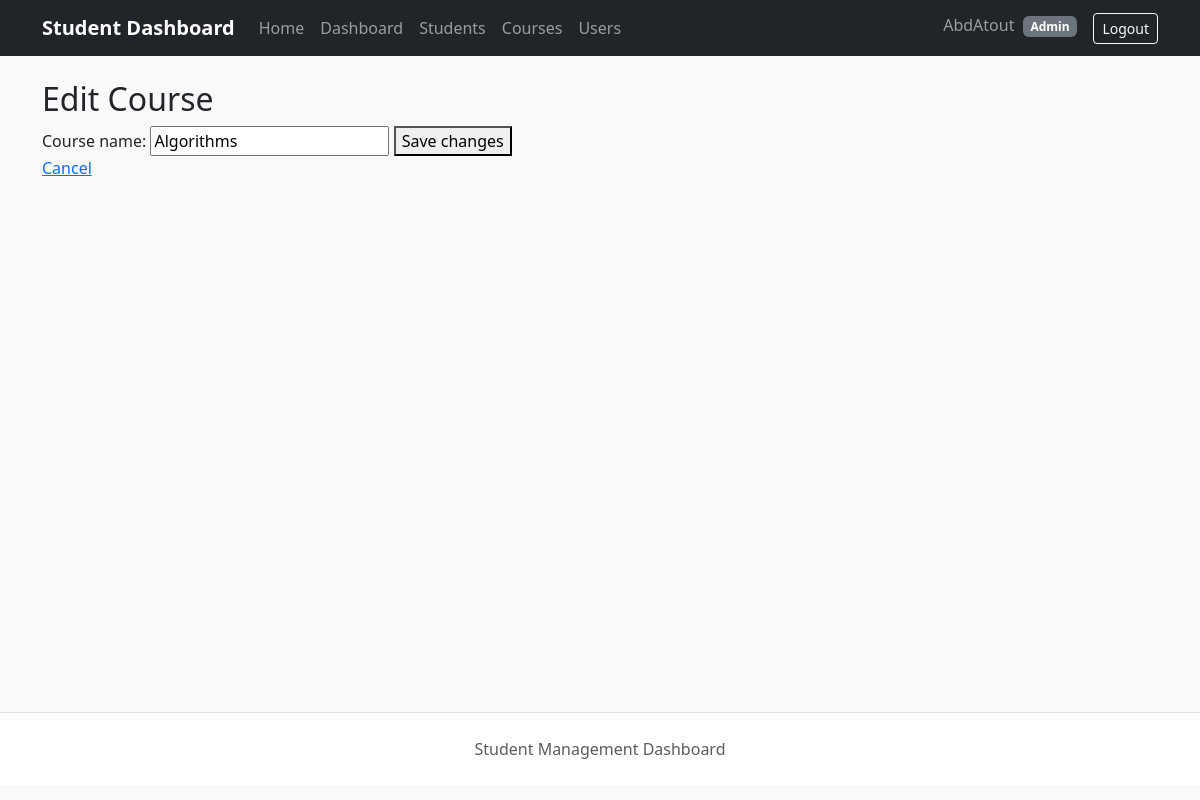
/courses/4/edit (signed in), run on the app's committed database.
### app/models/user.py (models this page shows, shortened)
class User(UserMixin, db.Model):
    __tablename__ = "users"
    id = db.Column(
        db.Integer,
        primary_key=True,
    )
    username = db.Column(
        db.String(100),
        unique=True,
        nullable=False,
    )
    role = db.Column(
        db.String(20),
        nullable=False,
        default="student",
        server_default="student",
    )
    profile_picture = db.Column(
        db.String(255),
        nullable=True,
        default=None,
    )
    profile_picture = db.Column(
        db.String(255),
        nullable=True,
        default=None,
    )
    password_hash = db.Column(
        db.String(255),
        nullable=False,
    )

### app/models/course.py (models this page shows)
class Course(db.Model):
    __tablename__ = "courses"
    id = db.Column(
        db.Integer,
        primary_key=True,
    )
    name = db.Column(
        db.String(100),
        unique=True,
        nullable=False,
    )
    students = db.relationship(
        "Student",
        secondary=student_courses,
        back_populates="courses",
        passive_deletes=True,
    )

### app/routes/courses.py (the view, shortened to what this page needs)
@courses_bp.route(
    "/courses/<int:course_id>/edit",
    methods=["GET", "POST"],
)
@roles_required("admin", "instructor")
def edit_course(course_id):
    course = db.session.get(Course, course_id)
    if course is None:
        abort(404)
    error = None
    return render_template(
        "edit_course.html",
        course=course,
        error=error,
    )

### app/utils/auth.py (called while the page is built)
def roles_required(*allowed_roles):
    def decorator(view):
        @wraps(view)
        @login_required
        def wrapped_view(*args, **kwargs):
            if current_user.role not in allowed_roles:
                abort(403)
            return view(*args, **kwargs)
        return wrapped_view
    return decorator

### app/templates/edit_course.html (shortened to what this page needs)
{% extends "base.html" %}
{% block content %}
<h2>Edit Course</h2>
<form method="POST">
    <label for="name">Course name:</label>
    <input
        type="text"
        id="name"
        name="name"
        value="{{ course.name }}"
        required
    >
    <button type="submit">Save changes</button>
</form>
<p>
    <a href="{{ url_for(
        'courses.course_detail',
        course_id=course.id
    ) }}">
        Cancel
    </a>
</p>
{% endblock %}

### app/templates/base.html (shortened to what this page needs)
<!DOCTYPE html>
<html lang="en">
<head>
    <link
        href="https://cdn.jsdelivr.net/npm/bootstrap@5.3.3/dist/css/bootstrap.min.css"
        rel="stylesheet"
    >
    <link
        rel="stylesheet"
        href="{{ url_for('static', filename='css/style.css') }}"
    >
</head>
<body class="bg-light">
    <nav class="navbar navbar-expand-lg navbar-dark bg-dark">
        <div class="container">
            <a
                class="navbar-brand fw-bold"
                href="{{ url_for('students.home') }}"
            >
                Student Dashboard
            </a>
            <div
                class="collapse navbar-collapse"
                id="mainNavbar"
            >
                <ul class="navbar-nav me-auto mb-2 mb-lg-0">
                    <li class="nav-item">
                        <a
                            class="nav-link"
                            href="{{ url_for('students.home') }}"
                        >
                            Home
                        </a>
                    </li>
                    {% if current_user.is_authenticated %}
                        <li class="nav-item">
                            <a
                                class="nav-link"
                                href="{{ url_for('auth.dashboard') }}"
                            >
                                Dashboard
                            </a>
                        </li>
                        <li class="nav-item">
                            <a
                                class="nav-link"
                                href="{{ url_for('students.student_list') }}"
                            >
                                Students
                            </a>
                        </li>
                        <li class="nav-item">
                            <a
                                class="nav-link"
                                href="{{ url_for('courses.course_list') }}"
                            >
                                Courses
                            </a>
                        </li>
                        {% if current_user.role == "admin" %}
                        <li class="nav-item">
                            <a
                                class="nav-link"
                                href="{{ url_for('users.user_list') }}"
                            >
                                Users
                            </a>
                        </li>
                        {% endif %}
                    {% endif %}
                </ul>
                <ul class="navbar-nav">
                    {% if current_user.is_authenticated %}
                        <li class="nav-item">
                            <span class="navbar-text me-3">
                                {{ current_user.username }}
                                <span class="badge bg-secondary ms-1">
                                    {{ current_user.role|capitalize }}
                                </span>
                            </span>
                        </li>
                        <li class="nav-item">
                            <a
                                class="btn btn-outline-light btn-sm"
                                href="{{ url_for('auth.logout') }}"
                            >
                                Logout
                            </a>
                        </li>
                    {% endif %}
                </ul>
            </div>
        </div>
    </nav>
    <div class="container py-4">
        <main>
            {% block content %}{% endblock %}
        </main>
    </div>
    <footer class="border-top py-4 mt-5 bg-white">
        <div class="container text-center text-muted">
            Student Management Dashboard
        </div>
    </footer>
</body>
</html>

### app/static/css/style.css (style rules this page uses)
body { min-height: 100vh; }
main { min-height: 70vh; }

### data on the page
User: username "AbdAtout", role "Admin"
Course: name "Algorithms"
